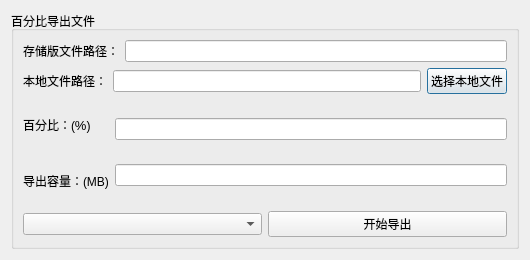
<?xml version="1.0" encoding="UTF-8"?>
<ui version="4.0">
 <class>dlg_percent_export_data</class>
 <widget class="QDialog" name="dlg_percent_export_data">
  <property name="geometry">
   <rect>
    <x>0</x>
    <y>0</y>
    <width>530</width>
    <height>260</height>
   </rect>
  </property>
  <property name="windowTitle">
   <string>Dialog</string>
  </property>
  <layout class="QGridLayout" name="gridLayout_2">
   <item row="0" column="0">
    <widget class="QGroupBox" name="groupBox_read">
     <property name="sizePolicy">
      <sizepolicy hsizetype="Preferred" vsizetype="Preferred">
       <horstretch>0</horstretch>
       <verstretch>0</verstretch>
      </sizepolicy>
     </property>
     <property name="title">
      <string>百分比导出文件</string>
     </property>
     <layout class="QGridLayout" name="gridLayout">
      <item row="0" column="0" colspan="2">
       <layout class="QHBoxLayout" name="horizontalLayout_3">
        <item>
         <widget class="QLabel" name="m_lbName_2">
          <property name="text">
           <string>存储版文件路径：</string>
          </property>
         </widget>
        </item>
        <item>
         <widget class="QLineEdit" name="m_leName_2"/>
        </item>
       </layout>
      </item>
      <item row="1" column="0" colspan="2">
       <layout class="QHBoxLayout" name="horizontalLayout_4">
        <item>
         <widget class="QLabel" name="m_lbLocalPath_2">
          <property name="text">
           <string>本地文件路径：</string>
          </property>
         </widget>
        </item>
        <item>
         <widget class="QLineEdit" name="m_leLocalPath_2"/>
        </item>
        <item>
         <widget class="QPushButton" name="m_btnExport_2">
          <property name="text">
           <string>选择本地文件</string>
          </property>
         </widget>
        </item>
       </layout>
      </item>
      <item row="2" column="0">
       <widget class="QLabel" name="label">
        <property name="text">
         <string>&lt;html&gt;&lt;head/&gt;&lt;body&gt;&lt;p&gt;百分比：(&lt;span style=&quot; font-size:10pt;&quot;&gt;%&lt;/span&gt;)&lt;/p&gt;&lt;/body&gt;&lt;/html&gt;</string>
        </property>
       </widget>
      </item>
      <item row="2" column="1" rowspan="2">
       <layout class="QVBoxLayout" name="verticalLayout">
        <item>
         <widget class="QLineEdit" name="PercentLine"/>
        </item>
        <item>
         <widget class="QLineEdit" name="Rongliangline"/>
        </item>
       </layout>
      </item>
      <item row="3" column="0">
       <widget class="QLabel" name="label_2">
        <property name="text">
         <string>导出容量：(MB)</string>
        </property>
       </widget>
      </item>
      <item row="4" column="0" colspan="2">
       <layout class="QHBoxLayout" name="horizontalLayout_6">
        <item>
         <widget class="QComboBox" name="m_cboxExportType_2"/>
        </item>
        <item>
         <widget class="QPushButton" name="pbtn_read_2">
          <property name="text">
           <string>开始导出</string>
          </property>
         </widget>
        </item>
       </layout>
      </item>
     </layout>
    </widget>
   </item>
  </layout>
 </widget>
 <resources/>
 <connections/>
</ui>
